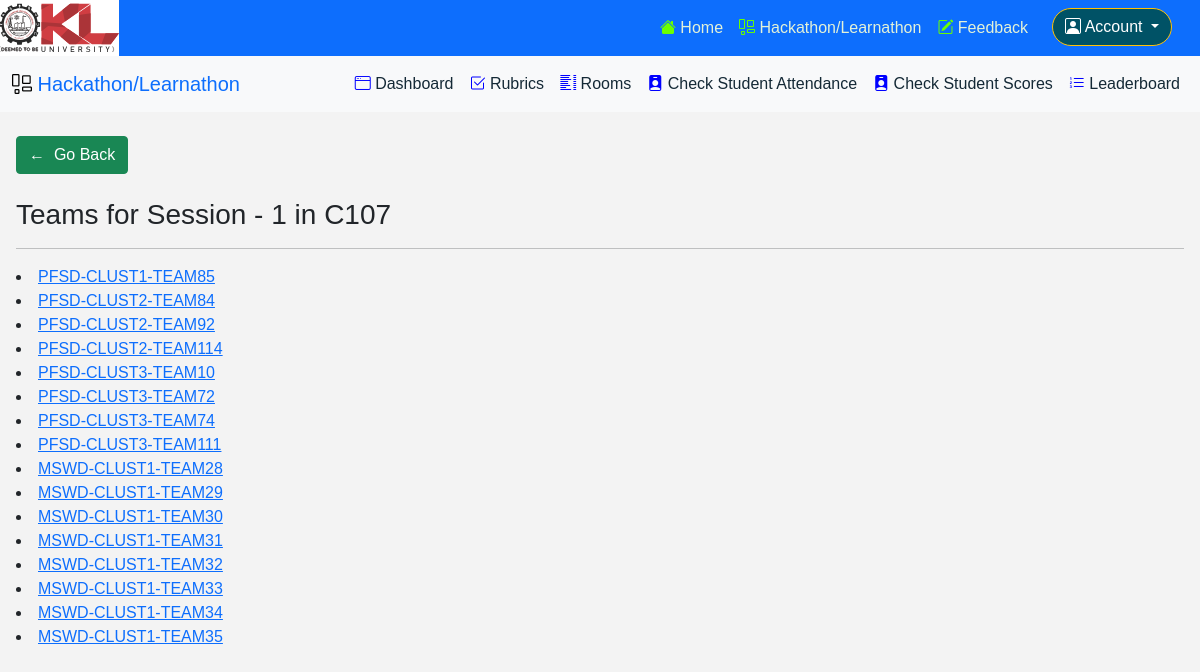
Page /hackathon/rooms/review/1/C107 (signed in) on the committed database.
### pages/models.py (models this page shows, shortened)
class Team(models.Model):
    name = models.CharField(max_length=1024)
    cluster = models.IntegerField(default=1, blank=True)
    business_system = models.ForeignKey(to=BusinessSystem, db_column='bs_name', on_delete=models.CASCADE, null=True)
    course = models.CharField(max_length=4)
    number = models.IntegerField()

### learnathon/views.py (the view)
# urls.py: path('rooms/review/<int:review_no>/<str:room_no>', review_score_post, name='learnathon_review_score_post'),
def review_score_post(request, review_no, room_no):
    if not request.user.is_authenticated:
        return redirect('login')
    user_groups = request.user.groups.all()
    faculty_group = Group.objects.filter(name='FACULTY').first()
    if faculty_group not in user_groups:
        return redirect('home')
    room = Room.objects.get(number=room_no)
    review = Review.objects.get(number=review_no)
    if not review.scoring_open:
        return redirect('learnathon_review_page', room_no=room_no)
    trrs = TeamReviewRoom.objects.filter(room=room, review=review).first()
    context = {'review_no': review_no, 'room_no': room_no}
    if trrs:
        context['teams'] = TeamReviewRoom.get_teams_with_review_room(review, room)
    else:
        context['teams'] = []
    return render(request, 'learnathon/review_post_score.html', context=context)

### learnathon/templatetags/has_group.py (called while the page is built)
@register.filter(name='has_group')
def has_group(user, group_name):
    return user.groups.filter(name=group_name).exists()

### pages/models.py (called while the page is built)
    def get_teams_with_review_room(review, room):
        trrs = TeamReviewRoom.objects.filter(review=review, room=room)
        teams = []
        it = trrs.iterator()
        for i in it:
            teams.append(i.team)
        return teams

### learnathon/templates/learnathon/review_post_score.html (shortened to what this page needs)
{% extends 'learnathon/base.html' %}
{% block content %}
<div class="mx-3">
    <div class="my-4">
    <a class="btn btn-success" href="{% url 'learnathon_review_page' room_no=room_no %}">&larr;&nbsp;&nbsp;Go Back</a>
    </div>
<h3>Teams for Session - {{review_no}} in {{room_no}}</h3>
<hr />
{% if teams %}
{% for team in teams %}
<li><a href="{% url 'learnathon_review_score_post_form' review_no=review_no team_no=team.name %}">{{team.name}}</a></li>
{% endfor %}
{% else %}
<p>No teams are allocated to this room in this slot :-)</p>
{% endif %}
</div>
{% endblock content %}

### static/css/main.css (style rules this page uses)
* { margin: 0; padding: 0; box-sizing: border-box; font-family: 'Montserrat', sans-serif; }
body { background: #f3f3f3; }

### rows in the picture
Team: name "PFSD-CLUST1-TEAM85"
Team: name "PFSD-CLUST2-TEAM84"
Team: name "PFSD-CLUST2-TEAM92"
Team: name "PFSD-CLUST2-TEAM114"
Team: name "PFSD-CLUST3-TEAM10"
Team: name "PFSD-CLUST3-TEAM72"
Team: name "PFSD-CLUST3-TEAM74"
Team: name "PFSD-CLUST3-TEAM111"
Team: name "MSWD-CLUST1-TEAM28"
Team: name "MSWD-CLUST1-TEAM29"
Team: name "MSWD-CLUST1-TEAM30"
Team: name "MSWD-CLUST1-TEAM31"
Team: name "MSWD-CLUST1-TEAM32"
Team: name "MSWD-CLUST1-TEAM33"
Team: name "MSWD-CLUST1-TEAM34"
Team: name "MSWD-CLUST1-TEAM35"

### other values in the picture
{{ review_no }} "1"
{{ room_no }} "C107"
